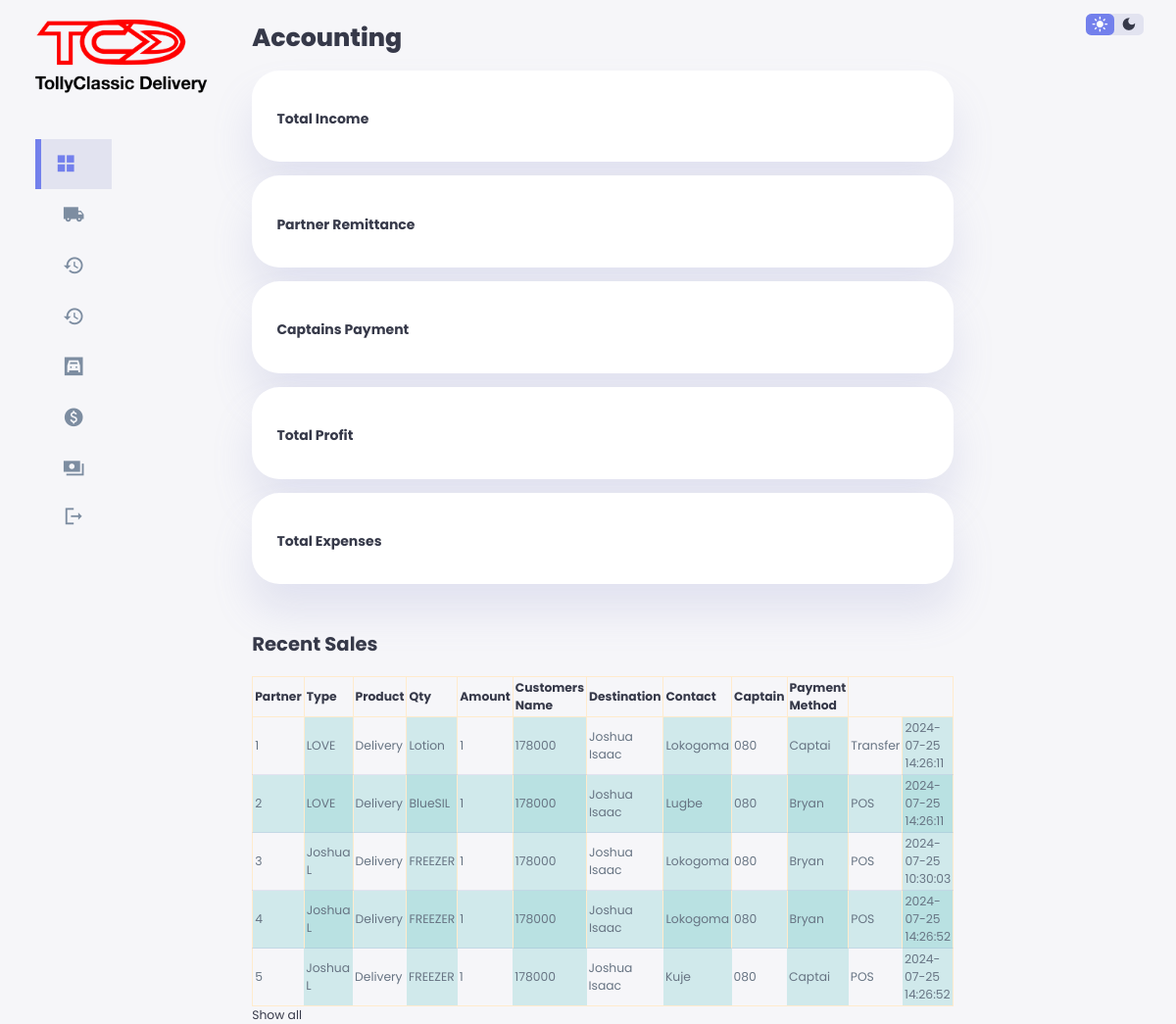
The page /onisiro/index.php on the database as committed earlier.
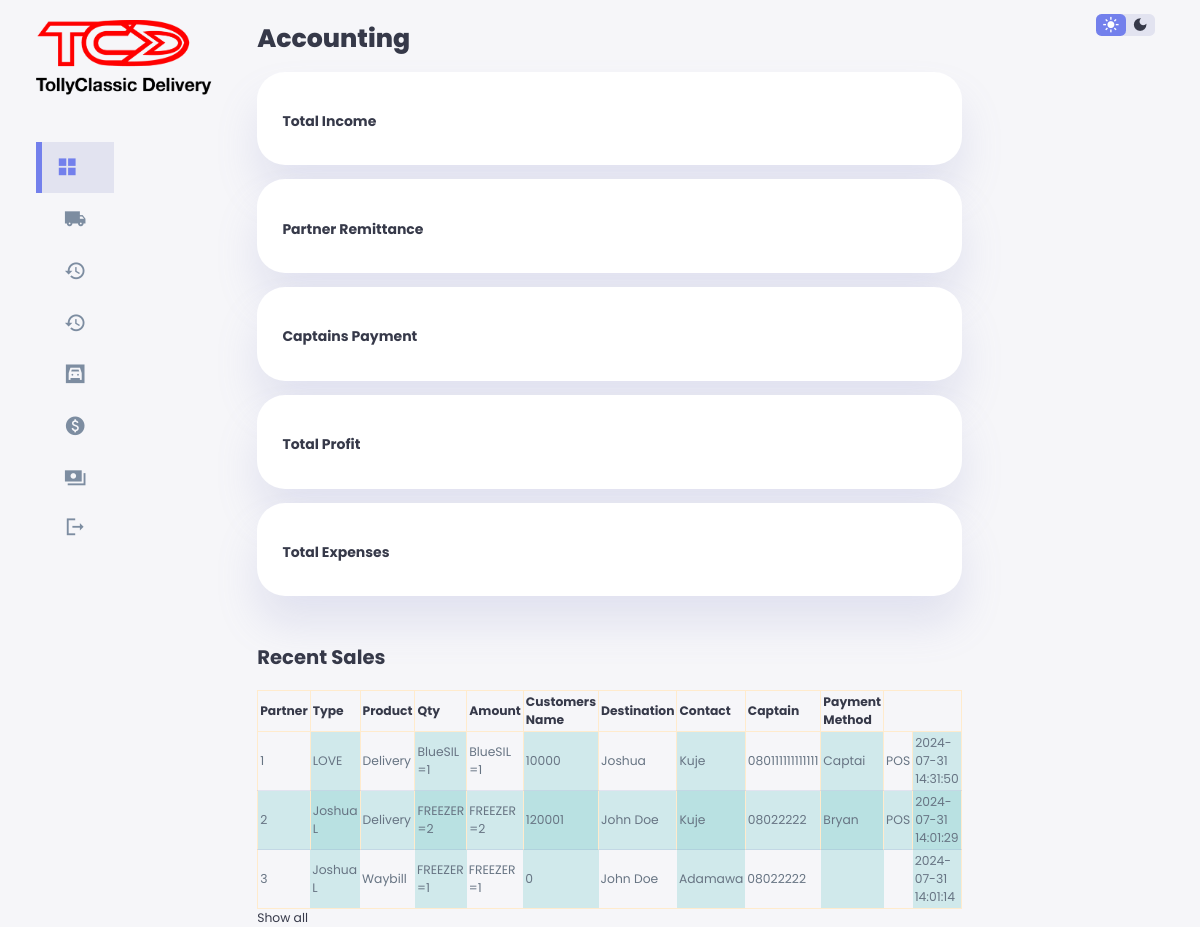
The same page on the database as committed later.
### tables this page shows
CREATE TABLE `gbigbe` (
  `id` int(11) NOT NULL,
  `partner` varchar(100) NOT NULL,
  `shipmentType` varchar(100) NOT NULL,
  `product` varchar(255) NOT NULL,
  `availableUnit` varchar(100) NOT NULL,
  `quantity` varchar(100) NOT NULL,
  `unitPrice` varchar(100) NOT NULL,
  `amount` int(100) NOT NULL,
  `customersName` varchar(100) NOT NULL,
  `SOD` varchar(100) NOT NULL,
  `destination` varchar(100) NOT NULL,
  `customerContact` varchar(100) NOT NULL,
  `captain` varchar(100) NOT NULL,
  `status` varchar(100) NOT NULL,
  `paymentMethod` varchar(100) NOT NULL,
  `date` timestamp NOT NULL DEFAULT current_timestamp() ON UPDATE current_timestamp(),
  `accCaptain` varchar(100) NOT NULL,
  `accPartner` varchar(100) NOT NULL,
  `partnerReward` varchar(100) NOT NULL,
  `deliveryFee` varchar(100) NOT NULL,
  `riderReward` varchar(100) NOT NULL,
  `profitReward` varchar(100) NOT NULL,
  `partnerPayStatus` varchar(100) NOT NULL,
  `captainPayStatus` varchar(100) NOT NULL,
  `returnReason` varchar(255) NOT NULL,
  `payID` varchar(100) NOT NULL,
  `payID1` varchar(255) NOT NULL
);

### onisiro/index.php (the view, shortened to what the changed rows need)
<!DOCTYPE html>
<html lang="en">
<head>
    <link rel="stylesheet" href="css/style.css">
</head>
<body>
    <div class="container">
        <main>
            <h1>Accounting</h1>
            <div class="recent-sales">
                <div class="spacer"></div><br>
                <h2>Recent Sales</h2><br>
                <table style="width: 100%;">
                    <thead>
                        <tr>
                            <th>Partner</th>
                            <th>Type</th>
                            <th>Product</th>
                            <th>Qty</th>
                            <th>Amount</th>
                            <th>Customers Name</th>
                            <th>Destination</th>
                            <th>Contact</th>
                            <th>Captain</th>
                            <th>Payment Method</th>
                        </tr>
                    </thead>
                    <tbody id="table-body">
    <?php
                        require '../config.php';
                        $query = mysqli_query($conn, "SELECT partner, shipmentType, product, quantity, unitPrice, amount, customersName, destination, customerContact, captain, status, paymentMethod, date FROM gbigbe WHERE status = 'completed' ORDER BY partner DESC LIMIT 10");
                        if (!$query) {
                            echo "Error fetching data: " . mysqli_error($conn);
                        } else {
                            $serialNumber = 1;
                            while ($row = mysqli_fetch_array($query)) {
                                $partner = $row['partner'];
                                $shipmentType = $row['shipmentType'];
                                $product = $row['product'];
                                $quantity = $row['quantity'];
                                $amount = $row['amount'];
                                $customersName = $row['customersName'];
                                $destination = $row['destination'];
                                $customerContact = $row['customerContact'];
                                $captain = $row['captain'];
                                $paymentMethod = $row['paymentMethod'];
                                $date = $row['date'];
                                ?>
                                <tr>
                                    <td><?php echo $serialNumber; ?></td>
                                    <td><?php echo $partner; ?></td>
                                    <td><?php echo $shipmentType; ?></td>
                                    <td><?php echo $product; ?></td>
                                    <td><?php echo $quantity; ?></td>
                                    <td><?php echo $amount; ?></td>
                                    <td><?php echo $customersName; ?></td>
                                    <td><?php echo $destination; ?></td>
                                    <td><?php echo $customerContact; ?></td>
                                    <td><?php echo $captain; ?></td>
                                    <td><?php echo $paymentMethod; ?></td>
                                    <td><?php echo $date; ?></td>
                                </tr>
                                <?php
                                $serialNumber++;
                            }
                        }
                        ?>
                    </tbody>
                </table>
        </main>
    </div>
</body>
</html>

Rows that differ between the two databases and show on the page:
removed gbigbe: partner "LOVE", shipmentType "Delivery", product "Lotion", quantity "1", amount "178000", customersName "Joshua Isaac", destination "Lokogoma", customerContact "080", captain "Captai", paymentMethod "Transfer", date "2024-07-25 14:26:11"
removed gbigbe: partner "LOVE", shipmentType "Delivery", product "BlueSIL", quantity "1", amount "178000", customersName "Joshua Isaac", destination "Lugbe", customerContact "080", captain "Bryan", paymentMethod "POS", date "2024-07-25 14:26:11"
removed gbigbe: partner "Joshua L", shipmentType "Delivery", product "FREEZER", quantity "1", amount "178000", customersName "Joshua Isaac", destination "Lokogoma", customerContact "080", captain "Bryan", paymentMethod "POS", date "2024-07-25 10:30:03"
removed gbigbe: partner "Joshua L", shipmentType "Delivery", product "FREEZER", quantity "1", amount "178000", customersName "Joshua Isaac", destination "Lokogoma", customerContact "080", captain "Bryan", paymentMethod "POS", date "2024-07-25 14:26:52"
removed gbigbe: partner "Joshua L", shipmentType "Delivery", product "FREEZER", quantity "1", amount "178000", customersName "Joshua Isaac", destination "Kuje", customerContact "080", captain "Captai", paymentMethod "POS", date "2024-07-25 14:26:52"
added gbigbe: partner "LOVE", shipmentType "Delivery", product "BlueSIL =1", quantity "BlueSIL =1", amount "10000", customersName "Joshua", destination "Kuje", customerContact "080111111111111", captain "Captai", paymentMethod "POS", date "2024-07-31 14:31:50"
added gbigbe: partner "Joshua L", shipmentType "Delivery", product "FREEZER =2", quantity "FREEZER =2", amount "120001", customersName "John Doe", destination "Kuje", customerContact "08022222", captain "Bryan", paymentMethod "POS", date "2024-07-31 14:01:29"
added gbigbe: partner "Joshua L", shipmentType "Waybill", product "FREEZER =1", quantity "FREEZER =1", amount "0", customersName "John Doe", destination "Adamawa", customerContact "08022222", date "2024-07-31 14:01:14"
